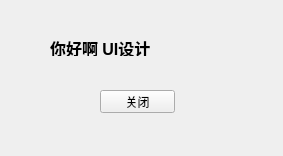
<?xml version="1.0" encoding="UTF-8"?>
<ui version="4.0">
 <class>FormHello</class>
 <widget class="QWidget" name="FormHello">
  <property name="geometry">
   <rect>
    <x>0</x>
    <y>0</y>
    <width>283</width>
    <height>156</height>
   </rect>
  </property>
  <property name="windowTitle">
   <string>Demo2_2</string>
  </property>
  <widget class="QLabel" name="labHello">
   <property name="geometry">
    <rect>
     <x>50</x>
     <y>40</y>
     <width>189</width>
     <height>16</height>
    </rect>
   </property>
   <property name="font">
    <font>
     <pointsize>12</pointsize>
     <weight>75</weight>
     <bold>true</bold>
    </font>
   </property>
   <property name="text">
    <string>你好啊 UI设计</string>
   </property>
  </widget>
  <widget class="QPushButton" name="btnClose">
   <property name="geometry">
    <rect>
     <x>100</x>
     <y>90</y>
     <width>75</width>
     <height>23</height>
    </rect>
   </property>
   <property name="text">
    <string>关闭</string>
   </property>
  </widget>
 </widget>
 <resources/>
 <connections/>
</ui>
